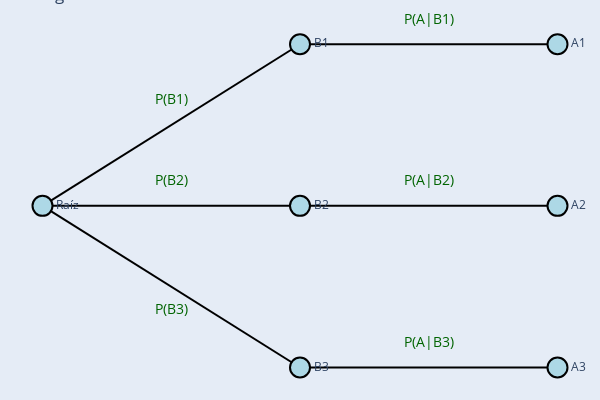

The notebook cell this image was saved under:
### Markdown cell above
Las  reglas  generales de  la  multiplicacion  son  útiles  al  resolver  muchos problemas en que el resultado final de un experimento depende de los resultados de varias etapas  intermedias. 

+ Por ejemplo, supongamos que una planta de ensambtado recibe sus reguladores de voltaje  de tres diferentes proveedores: 
    + 60%  del  proveedor B₁
    + 30%  del  proveedor B₂,
    + 10%  del  proveedor B₃.  
    + En otras palabras,  las probabilidades de que cualquier  regulador recibido provenga  de estos  tres  proveedores son,  respectivamente,  0.60,  0.30 y 0.10.  

+   Por otro lado:
    + a. 95%  de los reguladores de voltaje  que provienen de B₁,
    + b. 80% de los reguladores del proveedor B₂,  
    + c. 65% de los  reguladores proporcionados por  B₃, tienen un rendimiento de acuerdo  con las especificaciones.

Nos gustaria  saber  la probabilidad de que cualquier  regulador de voltaje  recibido por  la planta  de un rendimiento segun las  especificaciones.
+ Podemos visualizar el problema con la ayuda del diagrama de árbol

### Code cell
import plotly.graph_objects as go

# Datos del árbol
nodes = {
    "Raíz": {"pos": (0, 0)},
    "B1": {"pos": (1, 1)},
    "B2": {"pos": (1, 0)},
    "B3": {"pos": (1, -1)},
    "A1": {"pos": (2, 1)},
    "A2": {"pos": (2, 0)},
    "A3": {"pos": (2, -1)}
}

edges = [
    ("Raíz", "B1", "P(B1)"),
    ("Raíz", "B2", "P(B2)"),
    ("Raíz", "B3", "P(B3)"),
    ("B1", "A1", "P(A|B1)"),
    ("B2", "A2", "P(A|B2)"),
    ("B3", "A3", "P(A|B3)")
]

# Crear trazos para las ramas (líneas) y sus textos
edge_traces = []
edge_texts = []
for edge in edges:
    x_coords = [nodes[edge[0]]["pos"][0], nodes[edge[1]]["pos"][0], None]
    y_coords = [nodes[edge[0]]["pos"][1], nodes[edge[1]]["pos"][1], None]
    edge_traces.append(
        go.Scatter(
            x=x_coords,
            y=y_coords,
            mode='lines',
            line=dict(color='black', width=2),
            hoverinfo='none'
        )
    )
    # Calcular posición del texto en la mitad de la rama y ajustarlo
    mid_x = (nodes[edge[0]]["pos"][0] + nodes[edge[1]]["pos"][0]) / 2
    mid_y = (nodes[edge[0]]["pos"][1] + nodes[edge[1]]["pos"][1]) / 2
    offset = 0.15 if nodes[edge[0]]["pos"][1] <= nodes[edge[1]]["pos"][1] else -0.15
    edge_texts.append(
        go.Scatter(
            x=[mid_x],
            y=[mid_y + offset],  # Ajustar el texto ligeramente arriba o abajo
            text=[edge[2]],
            mode='text',
            textfont=dict(size=14, color='darkgreen'),
            hoverinfo='none'
        )
    )

# Crear trazos para los nodos
node_trace = go.Scatter(
    x=[node["pos"][0] for node in nodes.values()],
    y=[node["pos"][1] for node in nodes.values()],
    text=list(nodes.keys()),
    mode='markers+text',
    textposition="middle right",
    marker=dict(size=20, color='lightblue', line=dict(width=2, color='black'))
)

# Crear figura
fig = go.Figure()

# Añadir trazos de ramas, textos en las ramas y nodos
fig.add_traces(edge_traces)
fig.add_traces(edge_texts)
fig.add_trace(node_trace)

# Configurar diseño
fig.update_layout(
    showlegend=False,
    margin=dict(t=0, l=0, r=0, b=0),
    width=600,  # Ajustar ancho de la figura
    height=400,  # Ajustar altura de la figura para que sea más angosta    
    xaxis=dict(showgrid=False, zeroline=False, showticklabels=False),
    yaxis=dict(showgrid=False, zeroline=False, showticklabels=False),
    title="Diagrama de Árbol Horizontal con Nueva Rama"
)

fig.show()

### Figure 1 — Plotly figure (JSON) as saved in the notebook; plotly's stock layout.template omitted (floating-point values rounded to 4 significant figures)
{"data": [{"hoverinfo": "none", "line": {"color": "black", "width": 2}, "mode": "lines", "type": "scatter", "x": [0, 1, null], "y": [0, 1, null]}, {"hoverinfo": "none", "line": {"color": "black", "width": 2}, "mode": "lines", "type": "scatter", "x": [0, 1, null], "y": [0, 0, null]}, {"hoverinfo": "none", "line": {"color": "black", "width": 2}, "mode": "lines", "type": "scatter", "x": [0, 1, null], "y": [0, -1, null]}, {"hoverinfo": "none", "line": {"color": "black", "width": 2}, "mode": "lines", "type": "scatter", "x": [1, 2, null], "y": [1, 1, null]}, {"hoverinfo": "none", "line": {"color": "black", "width": 2}, "mode": "lines", "type": "scatter", "x": [1, 2, null], "y": [0, 0, null]}, {"hoverinfo": "none", "line": {"color": "black", "width": 2}, "mode": "lines", "type": "scatter", "x": [1, 2, null], "y": [-1, -1, null]}, {"hoverinfo": "none", "mode": "text", "text": ["P(B1)"], "textfont": {"color": "darkgreen", "size": 14}, "type": "scatter", "x": [0.5], "y": [0.65]}, {"hoverinfo": "none", "mode": "text", "text": ["P(B2)"], "textfont": {"color": "darkgreen", "size": 14}, "type": "scatter", "x": [0.5], "y": [0.15]}, {"hoverinfo": "none", "mode": "text", "text": ["P(B3)"], "textfont": {"color": "darkgreen", "size": 14}, "type": "scatter", "x": [0.5], "y": [-0.65]}, {"hoverinfo": "none", "mode": "text", "text": ["P(A|B1)"], "textfont": {"color": "darkgreen", "size": 14}, "type": "scatter", "x": [1.5], "y": [1.15]}, {"hoverinfo": "none", "mode": "text", "text": ["P(A|B2)"], "textfont": {"color": "darkgreen", "size": 14}, "type": "scatter", "x": [1.5], "y": [0.15]}, {"hoverinfo": "none", "mode": "text", "text": ["P(A|B3)"], "textfont": {"color": "darkgreen", "size": 14}, "type": "scatter", "x": [1.5], "y": [-0.85]}, {"marker": {"color": "lightblue", "line": {"color": "black", "width": 2}, "size": 20}, "mode": "markers+text", "text": ["Raíz", "B1", "B2", "B3", "A1", "A2", "A3"], "textposition": "middle right", "type": "scatter", "x": [0, 1, 1, 1, 2, 2, 2], "y": [0, 1, 0, -1, 1, 0, -1]}], "layout": {"height": 400, "margin": {"b": 0, "l": 0, "r": 0, "t": 0}, "showlegend": false, "title": {"text": "Diagrama de Árbol Horizontal con Nueva Rama"}, "width": 600, "xaxis": {"showgrid": false, "showticklabels": false, "zeroline": false}, "yaxis": {"showgrid": false, "showticklabels": false, "zeroline": false}}}
